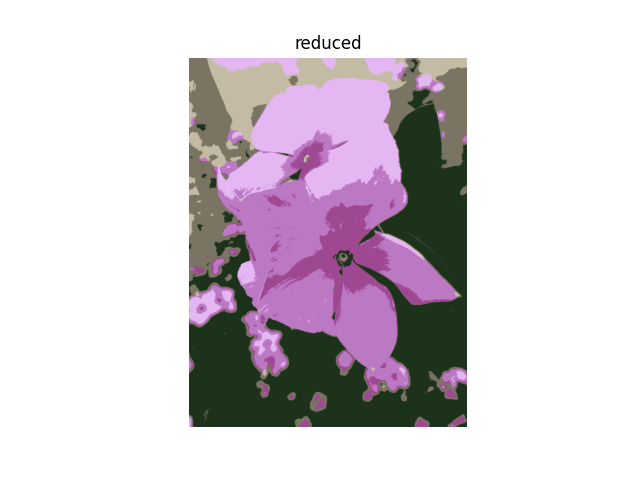
#> input picture Assignment 2/2020BTEIT00059 Assignment 2/Compressed.png, 640 x 480 px
$ python HuffmanCoding.py
#> lines starting #> are read from the running program, lines starting #| are printed output that depends on the picture
# Ankur Singh
# CA Assignment 2
# PRN -> 2020BTEIT00059

# Code for Huffman Compression.

from ctypes.wintypes import PSIZE
from multiprocessing.spawn import old_main_modules
from xml.dom.minicompat import NodeList
from PIL import Image

# A Huffman Tree Node.
class Node:
    def __init__(self, freq, symbol, left=None, right=None):
        self.freq = freq
        self.symbol = symbol
        self.left = left
        self.right = right

        # Tree Direction. (0/1)
        self.huff = ''

class pixel_node:
    # Node construction Method.
    def __init__(self, right=None, left=None, parent=None, weight=0, code=None):
        self.left = left
        self.right = right
        self.parent = parent
        self.weight = weight
        self.code = code

def printNodes(node, val=''):
    # Huffman code for current node.
    newVal = val + str(node.huff)

    # if node is not ans edge node then traverse inside it
    if(node.left):
        printNodes(node.left, newVal)
    if(node.right):
        printNodes(node.right, newVal)

    if(not node.left and not node.right):
        print(f"{node.symbol} -> {newVal}")

# Characters for hufmann tree.
chars = ['a', 'b', 'c', 'd', 'e', 'f']

# Frequency of characters.
freq = [5, 9, 12, 13, 16, 45]

# List containing unused nodes
nodes = []

# Converting characters and frequencies into huffman tree nodes
for x in range(len(chars)):
    nodes.append(Node(freq[x], chars[x]))

while(len(nodes) > 1):
    # Sort all the nodes in ascending order based on their frequency.
    nodes = sorted(nodes, key=lambda x: x.freq)

    # pick 2 smallest nodes
    left = nodes[0]
    right = nodes[1]

    # assign directional value to these nodes
    left.huff = 0
    right.huff = 1

    # Combine the 2 smallest node to create new node as their parent.
    newNode = Node(left.freq+right.freq, left.symbol+right.symbol, left, right)

    # Remove the 2 nodes and add their parent as new node among others.
    nodes.remove(left)
    nodes.remove(right)
    nodes.append(newNode)

printNodes(nodes[0])

def pixel_frequency(pxl_lst):
    pxl_freq = {}
    for i in pxl_lst:
        if i not in pxl_freq.keys():
            pxl_freq[i] = 1
        else:
            pxl_freq[i] += 1

    return pxl_freq

def construct_node(pixel):
    node_lst = []
    for i in range(len(pixel)):
        node_lst.append(pixel_node(weight=pixel[i][1], code=str(pixel[i][0])))

    return node_lst

def construct_tree(node_lst):
    node_lst = sorted(node_lst, key=lambda pixel_node: pixel_node.weight)

    while(len(node_lst) != 1):
        # 0 is left, 1 is right
        node0 = node_lst[0]
        node1 = node_lst[1]
        merge_node = pixel_node(left=node0, right=node1, weight=node0.weight+node1.weight)
        node0.parent = merge_node
        node1.parent = merge_node
        node_lst.remove(node0)
        node_lst.remove(node1)
        node_lst.append(merge_node)
        node_lst = sorted(node_lst, key=lambda pixel_node:pixel_node.weight)

    return node_lst


def huffman_encoding(img):
    width = img.size[0]
    height = img.size[1]
    im = img.load()
    pixel_lst = []
    for i in range(width):
        for j in range(height):
            pixel_lst.append(im[i, j])

    pixel_freq = pixel_frequency(pixel_lst)
    pixel_freq = sorted(pixel_freq.items(), key=lambda item:item[1])

    node_lst = construct_node(pixel_freq)
    huff_tree_head = construct_tree(node_lst)[0]
    encoding_table = {}

    for x in node_lst:
        currNode = x
        encoding_table.setdefault(x.code, "")
        while(currNode != huff_tree_head):
            if(currNode.parent.left == currNode):
                encoding_table[x.code] = "1"+encoding_table[x.code]
            else:
                encoding_table[x.code] = "0"+encoding_table[x.code]
            currNode = currNode.parent

    for key in encoding_table.keys():
        print("Source Pixel: "+ key +"\nCode strength after encoding:"+ encoding_table[key])

    print("Encoding Table: ", encoding_table)

if __name__ == '__main__':
    img = Image.open('Compressed.png')
#> img is the input picture: PIL image 640x480 RGBA; mean R, G, B, A 212.8, 205.1, 211.9, 255
    g_img = img.convert('L')
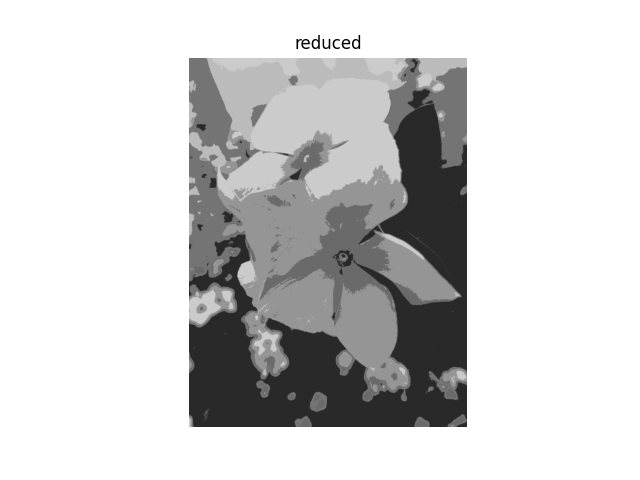
#> g_img: PIL image 640x480 L; min 0, max 255, mean 208.2
    huffman_encoding(g_img)
#> after the loop in huffman_encoding, `for i in range(width):`: pixel_lst = 307200 items
#> after the loop in pixel_frequency, `for i in pxl_lst:`: pxl_freq = 224 items
#> in huffman_encoding, `pixel_freq = sorted(pixel_freq.items(), key=lambda item:item[1])`: pixel_freq = 224 pairs, first value 0 to 255, second value 1 to 204171
#> the loop in construct_node, `for i in range(len(pixel)):` made 224 passes
#> after the loop in construct_node, `for i in range(len(pixel)):`: node_lst = 224 items
#> the loop in construct_tree, `while(len(node_lst) != 1):` made 223 passes
#> after the loop in construct_tree, `while(len(node_lst) != 1):`: node_lst = 1 item
#> after the loop in huffman_encoding, `for x in node_lst:`: encoding_table = 224 items
#> the loop in huffman_encoding, `for key in encoding_table.keys():` made 224 passes
#> key on passes 1 to 3: '244', '224', '220'
#> (printed output is left out)
